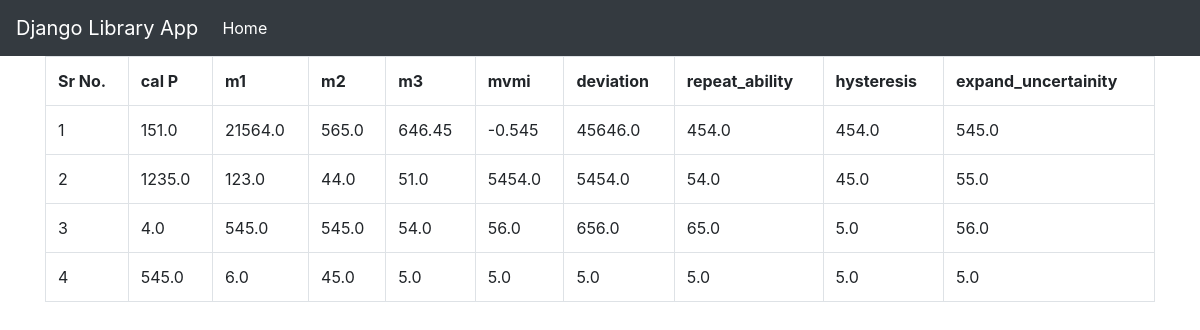
Page /detail/1 on the earlier database version.
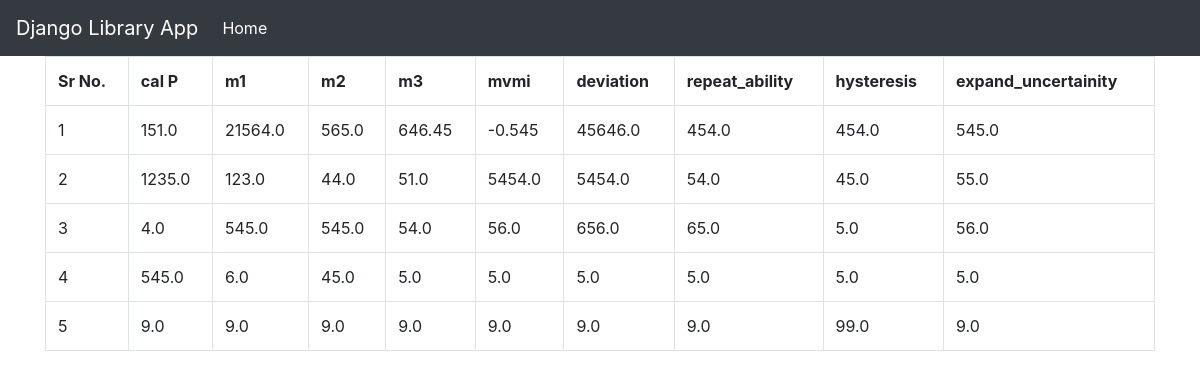
Same page on the later database version.
### demo/models.py (models this page shows)
class PressureFormat(models.Model):
	name = models.ForeignKey('Certificate', on_delete=models.CASCADE, related_name='certificates')
	cal_p = models.FloatField()
	m1 = models.FloatField()
	m2 = models.FloatField()
	m3 = models.FloatField()
	mvmi = models.FloatField()
	deviation = models.FloatField()
	repeat_ability = models.FloatField()
	hysteresis = models.FloatField()
	expand_uncertainity = models.FloatField()
	def __str__(self):
		return str(self.name)

### demo/views.py (the view)
# urls.py: path('detail/<pk>', views.certdetail, name='detail')
def certdetail(request, pk):
    context ={}
    get_obj = Certificate.objects.get(pk = pk)
    contextstr = str(get_obj)
    context["data"] = PressureFormat.objects.filter(name_id=1)
    print(context["data"])
    print(type(contextstr))
    return render(request, 'certdetail.html', context)

### demo/models.py (called while the page is built)
	def __str__(self):
		return self.name

### templates/certdetail.html (shortened to what this page needs)
{% extends 'base.html' %}
{% block container %}
<section>
	<table class="table-bordered table">
		<tbody>
			<tr>
				<th>Sr No.</th>
		        <th>cal P</th>
		        <th>m1</th>
		        <th>m2</th>
		        <th>m3</th>
		        <th>mvmi</th>
		        <th>deviation</th>
		        <th>repeat_ability</th>
		        <th>hysteresis</th>
		        <th>expand_uncertainity</th>
            </tr>
            {% for i in data %}
            <tr>
            	<td>{{forloop.counter}}</td>
                <td>{{i.cal_p}}</td>
                <td>{{i.m1}}</td>
                <td>{{i.m2}}</td>
                <td>{{i.m3}}</td>
                <td>{{i.mvmi}}</td>
                <td>{{i.deviation}}</td>
                <td>{{i.repeat_ability}}</td>
                <td>{{i.hysteresis}}</td>
                <td>{{i.expand_uncertainity}}</td>
            </tr>
            {% endfor %}
		</body>
{% endblock %}

### templates/base.html (shortened to what this page needs)
<!doctype html>
<html lang="en">
<head>
    <link rel="stylesheet" href="https://stackpath.bootstrapcdn.com/bootstrap/4.1.1/css/bootstrap.min.css">
</head>
<body>
    <nav class="navbar navbar-expand-lg navbar-dark bg-dark">
        <a class="navbar-brand" href="#">Django Library App</a>
        <div class="collapse navbar-collapse" id="navbarSupportedContent">
            <ul class="navbar-nav mr-auto">
                <li class="nav-item active">
                    <a class="nav-link" href="/">Home <span class="sr-only">(current)</span></a>
                </li>
            </ul>
        </div>
    </nav>
    <div class="container">
                {% block container %}
                {% endblock %}
</body>
</html>

Differences in the rows shown:
added PressureFormat: cal_p "9.0", m1 "9.0", m2 "9.0", m3 "9.0", mvmi "9.0", deviation "9.0", repeat_ability "9.0", hysteresis "99.0", expand_uncertainity "9.0"
